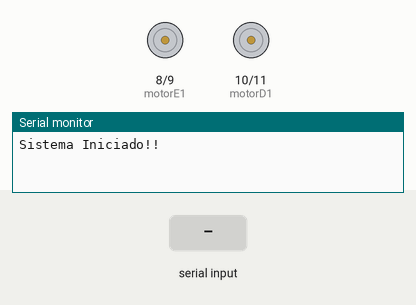
Recording of a sketch running on a simulated Arduino Uno, built with avr-gcc and run on an emulated ATmega328P. Shown: motor-driver pin pairs drawn as motors (green arrow = first pin HIGH = forward, orange = second pin HIGH = backward, longer = more drive), the last lines printed to the serial monitor. The test bench sets the inputs (shaded band).

Above: at 1.2 s.
1.3 s: "f" received over Serial
At 2.7 s:
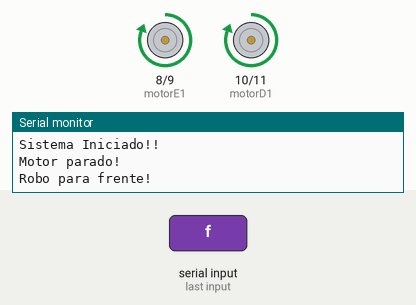
3.8 s: "r" received over Serial
At 5.8 s:
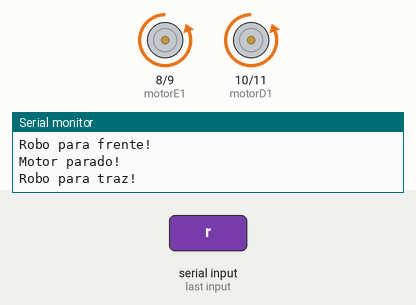
6.3 s: "d" received over Serial
At 6.9 s:
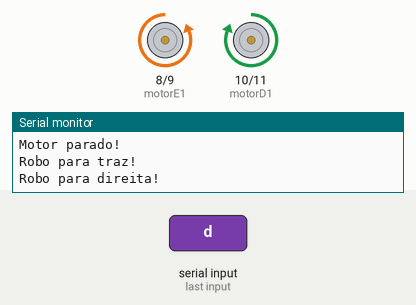
7.8 s: "p" received over Serial
At 8.1 s:
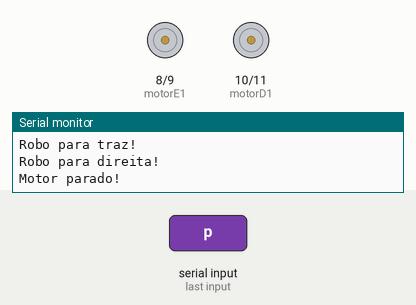
9.3 s: "e" received over Serial
At 10.4 s:
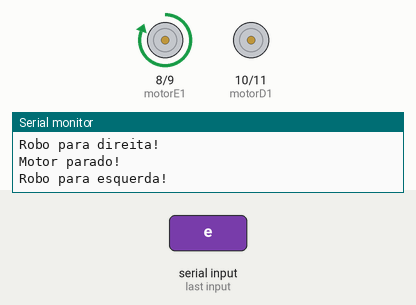
Timing chart, 0 to 11.8 s (numbered marks = the images above; inputs shaded):
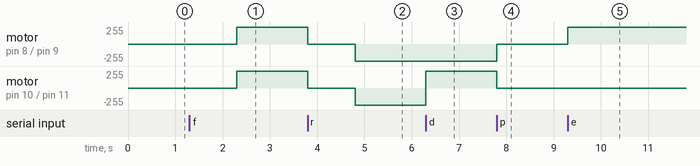

Measured:
- after the input at 1.3 s, motor on pin 8 (motorE1) / pin 9 (motorE2), motor on pin 10 (motorD1) / pin 11 (motorD2): stopped → forward 255/255 after 1.0 s
- after the input at 3.8 s, motor on pin 8 (motorE1) / pin 9 (motorE2), motor on pin 10 (motorD1) / pin 11 (motorD2): forward 255/255 → stopped at once, → backward 255/255 1.0 s later
- after the input at 6.3 s, motor on pin 10 (motorD1) / pin 11 (motorD2): backward 255/255 → forward 255/255 at once
- after the input at 7.8 s, motor on pin 8 (motorE1) / pin 9 (motorE2): backward 255/255 → stopped at once; motor on pin 10 (motorD1) / pin 11 (motorD2): forward 255/255 → stopped at once
- after the input at 9.3 s, motor on pin 8 (motorE1) / pin 9 (motorE2): stopped → forward 255/255 at once

The sketch:

robo.ino
```cpp
//Patrick Ernandes
//
//
//arquivo da ponte H_brige fritzing retirado de: https://github.com/yohendry/arduino_L298N
//
//
int motorE1 = 8;
int motorE2 = 9;
int motorD1 = 10;
int motorD2 = 11;
int motorDelay = 10;
void motorParar();
void motorFrente();
void motorRe();
void motorDireita();
void motorEsquerda();


void setup()
{
  Serial.begin(9600); //inicia a porta serial
  pinMode(motorE1, OUTPUT);
  pinMode(motorE2, OUTPUT);
  pinMode(motorD1, OUTPUT);
  pinMode(motorD2, OUTPUT);
  Serial.println("Sistema Iniciado!!");

}

void loop()
{

  if(Serial.available() > 0)
  {
    int entrada = Serial.read();

    switch(entrada)
    {
      case 'f':
        motorParar();
        delay(1000);
        motorFrente();
        break;

      case 'r':
        motorParar();
        delay(1000);
        motorRe();
        break;

      case 'd':
        motorDireita();
        break;

      case 'e':
        motorEsquerda();
        break;

      case 'p':
        motorParar();
        break;

      default:
        motorParar();
    }
  }

}


void motorParar()
{
  Serial.println("Motor parado!");
  digitalWrite(motorE1, LOW);
  digitalWrite(motorE2, LOW);
  digitalWrite(motorD1, LOW);
  digitalWrite(motorD2, LOW);
}

void motorFrente()
{
  Serial.println("Robo para frente!");
  digitalWrite(motorD1, HIGH);
  digitalWrite(motorD2, LOW);
  digitalWrite(motorE1, HIGH);
  digitalWrite(motorE2, LOW);
}

void motorRe()
{
  Serial.println("Robo para traz!");
  digitalWrite(motorD1, LOW);
  digitalWrite(motorD2, HIGH);
  digitalWrite(motorE1, LOW);
  digitalWrite(motorE2, HIGH);
}

void motorDireita()
{
  Serial.println("Robo para direita!");
  digitalWrite(motorD1, HIGH);
  digitalWrite(motorD2, LOW);
}

void motorEsquerda()
{
  Serial.println("Robo para esquerda!");
  digitalWrite(motorE1, HIGH);
  digitalWrite(motorE2, LOW);
}
```
